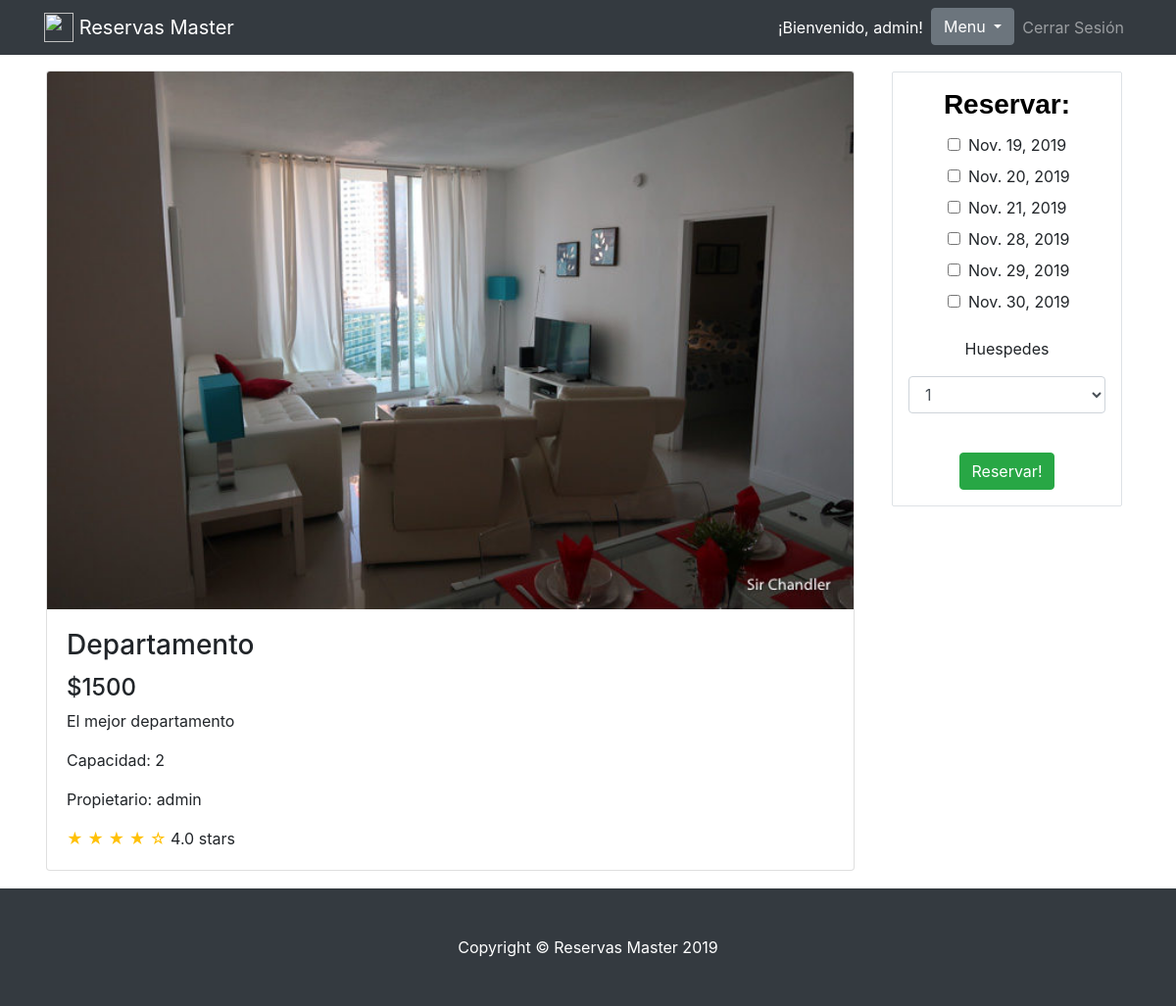
Screenshot of /detail/4 (signed in) with the database file from the repository.
### application/models.py (models this page shows, shortened)
class Owner_Ship(models.Model):
    name = models.CharField(max_length=50)
    description = models.CharField(max_length=200)
    price = models.IntegerField()
    capacity = models.IntegerField()
    city = models.ForeignKey(City, null=True, on_delete=models.SET_NULL)
    owner = models.ForeignKey(User, null=False, on_delete=models.SET('null'))
    image = models.ImageField(upload_to='application/img', null=True)
    class Meta:
        verbose_name_plural = 'Propiedades'

class Date_Rent(models.Model):
    date = models.DateField()
    owner_ship = models.ForeignKey(Owner_Ship, null=False, on_delete=models.SET('null'))
    reservation = models.ForeignKey(Reservation, null=True, on_delete=models.SET_NULL, blank=True)
    class Meta:
        verbose_name_plural = 'Fechas de Alquileres'
    def __str__(self):
        return self.date.__format__("%Y-%m-%d")

### application/views.py (the view, shortened to what this page needs)
# urls.py: path('detail/<int:owner_ship_id>', views.detail),
def detail(request, owner_ship_id):
    if request.user.is_authenticated:
        o = Owner_Ship.objects.get(id=owner_ship_id)
        user = request.user
        dates = Date_Rent.objects.filter(owner_ship=o).filter(reservation=None)
        ciudades_list = City.objects.all()
        totalcapacity = o.capacity + 1
        capacity = range(1, totalcapacity)
        msg = ''
        return render(request, "application/detail.html",
                      {'ciudades_list': ciudades_list, 'owner_ship': o, 'capacity': capacity, 'dates': dates})
    return redirect('/login')

### application/templates/application/detail.html (shortened to what this page needs)
{% extends "./basictemplate.html" %}
{% block content %}
<br>
  <div class="container mb-3">
    <div class="row" >
      <div class="col-lg-9">
        <div class="card mt-4" style="width: 100%;float: left;margin: 2px;">
            {% if owner_ship.image %}
                <img class="card-img-top img-fluid" src="{{ owner_ship.image.url }}" alt="">
            {% endif %}
          <div class="card-body">
            <h3 class="card-title">{{ owner_ship.name }}</h3>
            <h4>${{ owner_ship.price }}</h4>
            <p class="card-text">{{ owner_ship.description }}</p>
            <p class="card-text">Capacidad: {{ owner_ship.capacity }}</p>
            <p class="card-text">Propietario: {{ owner_ship.owner.username }}</p>
            <span class="text-warning">&#9733; &#9733; &#9733; &#9733; &#9734;</span>
            4.0 stars
          </div>
        </div>
          </div>
     <div class="col-lg-3" style="float: right;">
        <div class="list-group border p-3" style="border: black;margin: 10px; margin-top: 25px; border-radius: 2px;">
            <h3 class="card-title text-center" style="font-family: 'Quicksand', sans-serif; color: black;"><strong>Reservar:</strong></h3>
        {% if dates %}
            <form method="POST">
                <div class="form-group">
                    <ul>
                        {% for date in dates %}
                            <label><input class="mr-2" type="checkbox" name="dates" value="{{date}}">{{ date.date }}</label>
                        {% endfor %}
                    </ul>
                    <p class="text-center">Huespedes</p><select class="form-control" name="" id="cap">
                        {% for value in capacity %}
                        <option value="{{ value }}">{{ value }}</option>
                        {% endfor %}
                    </select><br>
                </div>
                <div class="text-center">
                    <button type="submit" class="btn btn-success">Reservar!</button>
                </div>
            </form>
        {% else %}
            <p class="text-center">No hay fechas disponibles</p>
        {% endif %}
        </div>
      </div>
        </div>
      </div>
{% endblock %}

### application/templates/application/basictemplate.html (shortened to what this page needs)
<!DOCTYPE html>
<html>
<head>
     <link rel="stylesheet" href="https://stackpath.bootstrapcdn.com/bootstrap/4.3.1/css/bootstrap.min.css">
    <link rel="stylesheet" href="https://maxcdn.bootstrapcdn.com/bootstrap/4.0.0-beta.3/css/bootstrap.min.css">
</head>
<body>
<nav class="navbar navbar-expand-lg navbar-dark bg-dark fixed-top">
    <div class="container">
      <a class="navbar-brand" href="/"><img src="http://icons.iconarchive.com/icons/graphicloads/colorful-long-shadow/256/Home-icon.png" width="30" height="30" class="d-inline-block align-top" alt="">
      Reservas Master</a>
      <div class="collapse navbar-collapse" id="navbarResponsive">
        <ul class="navbar-nav ml-auto">
          <li nav-item>
            <a class="nav-link text-white">¡Bienvenido, {{request.user}}!</a>
          </li>
           <li class="dropdown">
                  <button class="btn btn-secondary dropdown-toggle" type="button" id="dropdownMenu2" data-toggle="dropdown" aria-haspopup="true" aria-expanded="false">
                    Menu
                  </button>
            </li>
          <li class="nav-item">
            <a class="nav-link" href="/logout">Cerrar Sesión</a>
          </li>
        </ul>
      </div>
    </div>
  </nav>
<br>
    {% block content %}{% endblock %}
  <footer class="py-5 bg-dark footer">
    <div class="container">
      <p class="m-0 text-center text-white">Copyright &copy; Reservas Master 2019</p>
    </div>
  </footer>
</body>
</html>

### rows the page displays
Owner_Ship: image (picture), name "Departamento", price "1500", description "El mejor departamento", capacity "2", owner.username "admin"
Date_Rent: date "Nov. 19, 2019"
Date_Rent: date "Nov. 20, 2019"
Date_Rent: date "Nov. 21, 2019"
Date_Rent: date "Nov. 28, 2019"
Date_Rent: date "Nov. 29, 2019"
Date_Rent: date "Nov. 30, 2019"

### other values shown
{{ request.user }} "admin"
form field value "1"
